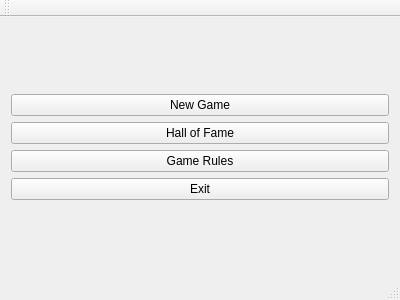
<?xml version="1.0" encoding="UTF-8"?>
<ui version="4.0">
 <class>MainWindow</class>
 <widget class="QMainWindow" name="MainWindow">
  <property name="geometry">
   <rect>
    <x>0</x>
    <y>0</y>
    <width>400</width>
    <height>300</height>
   </rect>
  </property>
  <property name="windowTitle">
   <string>MASTERMIND - Main Menu</string>
  </property>
  <widget class="QWidget" name="centralWidget">
   <layout class="QVBoxLayout" name="verticalLayout_2">
    <item>
     <layout class="QVBoxLayout" name="verticalLayout">
      <item>
       <widget class="QPushButton" name="pushButtonNewGame">
        <property name="text">
         <string>New Game</string>
        </property>
       </widget>
      </item>
      <item>
       <widget class="QPushButton" name="pushButtonHallFame">
        <property name="text">
         <string>Hall of Fame</string>
        </property>
       </widget>
      </item>
      <item>
       <widget class="QPushButton" name="pushButtonGameRules">
        <property name="text">
         <string>Game Rules</string>
        </property>
       </widget>
      </item>
      <item>
       <widget class="QPushButton" name="pushButtonExit">
        <property name="text">
         <string>Exit</string>
        </property>
       </widget>
      </item>
     </layout>
    </item>
   </layout>
  </widget>
  <widget class="QMenuBar" name="menuBar">
   <property name="geometry">
    <rect>
     <x>0</x>
     <y>0</y>
     <width>400</width>
     <height>21</height>
    </rect>
   </property>
  </widget>
  <widget class="QToolBar" name="mainToolBar">
   <attribute name="toolBarArea">
    <enum>TopToolBarArea</enum>
   </attribute>
   <attribute name="toolBarBreak">
    <bool>false</bool>
   </attribute>
  </widget>
  <widget class="QStatusBar" name="statusBar"/>
 </widget>
 <layoutdefault spacing="6" margin="11"/>
 <resources/>
 <connections/>
</ui>
